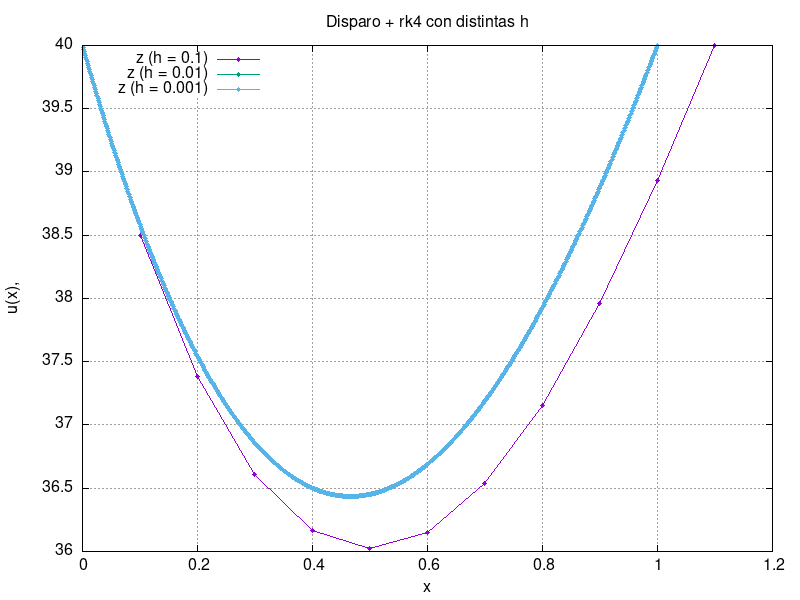

Generate this figure with gnuplot:
# Configurar el tipo de gráfico
set title "Disparo + rk4 con distintas h"
set xlabel "x"
set ylabel "u(x),"
set grid


set terminal png size 800,600
set output 'disparo.png'
set key top left


# Graficar los puntos experimentales y la expresión teórica
plot "disparo_h_0.1.txt" using 1:2 with linespoints pointtype 7 pointsize 0.5 title "z (h = 0.1)", \
	"disparo_h_0.01.txt" using 1:2 with linespoints pointtype 7 pointsize 0.5 title "z (h = 0.01)" , \
	"disparo_h_0.001.txt" using 1:2 with linespoints pointtype 7 pointsize 0.5 title "z (h = 0.001)", \
